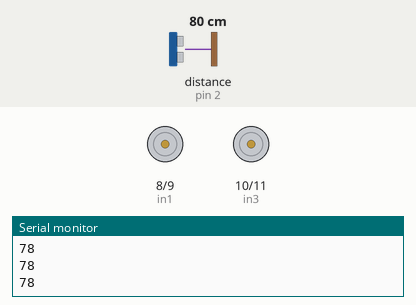
Recording of a sketch running on a simulated Arduino Uno, built with avr-gcc and run on an emulated ATmega328P. On the bench: motor-driver pin pairs drawn as motors (green arrow = first pin HIGH = forward, orange = second pin HIGH = backward, longer = more drive), the last lines printed to the serial monitor. Wiring (inferred from the names in the program): ultrasonic range finder: trigger pin 3; echo pin 2. The inputs (shaded band) are chosen by the test bench; at power-on: distance to the obstacle (sensor on pin 2) 80 cm. The echo pulse lasts 58.3 µs per cm.

Above: at 1.2 s.
1.3 s: distance to the obstacle (sensor on pin 2) set to 12 cm
2.8 s: distance to the obstacle (sensor on pin 2) set to 9 cm
At 3.3 s:
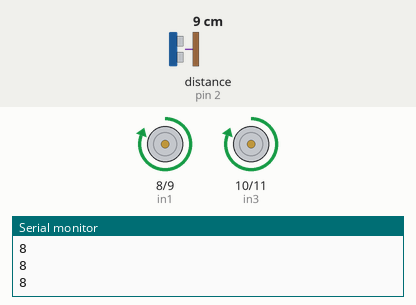
4.3 s: distance to the obstacle (sensor on pin 2) set to 18 cm
At 5.5 s:
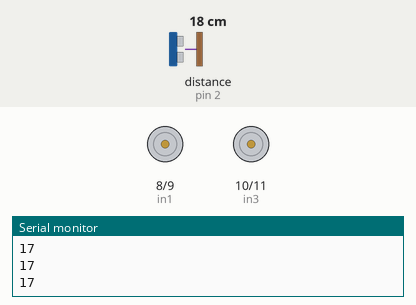
5.8 s: distance to the obstacle (sensor on pin 2) set to 2 cm
At 6.7 s:
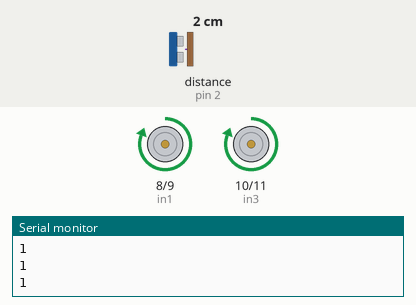
Timing chart, 0 to 8.3 s (numbered marks = the images above; inputs shaded):
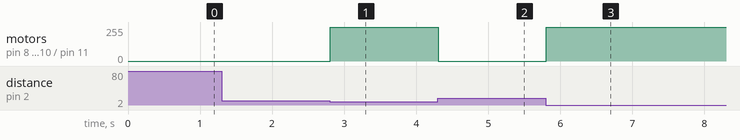

The sketch:

ULTRASONIC_DCMOTOR.ino
```cpp
int in1 = 8;
int in2 = 9;
int in3 = 10;
int in4 = 11;
int duration, distance;
int echopin = 2;
int trigpin = 3;

void setup() {
  pinMode(in1, OUTPUT);
  pinMode(in2, OUTPUT);
  pinMode(in3, OUTPUT);
  pinMode(in4, OUTPUT);
  pinMode(trigpin, OUTPUT);
  pinMode(echopin, INPUT);

  Serial.begin(9600);

}

void loop() {

  digitalWrite(trigpin, LOW);
  delayMicroseconds(2);

  digitalWrite(trigpin, HIGH);
  delayMicroseconds(10);

  digitalWrite(trigpin, LOW);

  duration = pulseIn(echopin, HIGH);
  distance = duration*0.034/2;
  Serial.println(distance);

  if(distance<10){
    digitalWrite(in1, HIGH);
    digitalWrite(in2, LOW);

    digitalWrite(in3, HIGH);
    digitalWrite(in4, LOW);
  }
  else{

    digitalWrite(in1, LOW);
    digitalWrite(in2, LOW);

    digitalWrite(in3, LOW);
    digitalWrite(in4, LOW);
  }


}
```

Measured:
- the behaviour switches between 11 and 10 cm on distance to the obstacle (sensor on pin 2) (found by bisection; images 0 and 1)
- after the input at 2.8 s, motor on pin 8 (in1) / pin 9 (in2), motor on pin 10 (in3) / pin 11 (in4): stopped → forward 255/255 at once
- after the input at 4.3 s, motor on pin 8 (in1) / pin 9 (in2), motor on pin 10 (in3) / pin 11 (in4): forward 255/255 → stopped at once
- after the input at 5.8 s, motor on pin 8 (in1) / pin 9 (in2), motor on pin 10 (in3) / pin 11 (in4): stopped → forward 255/255 at once
